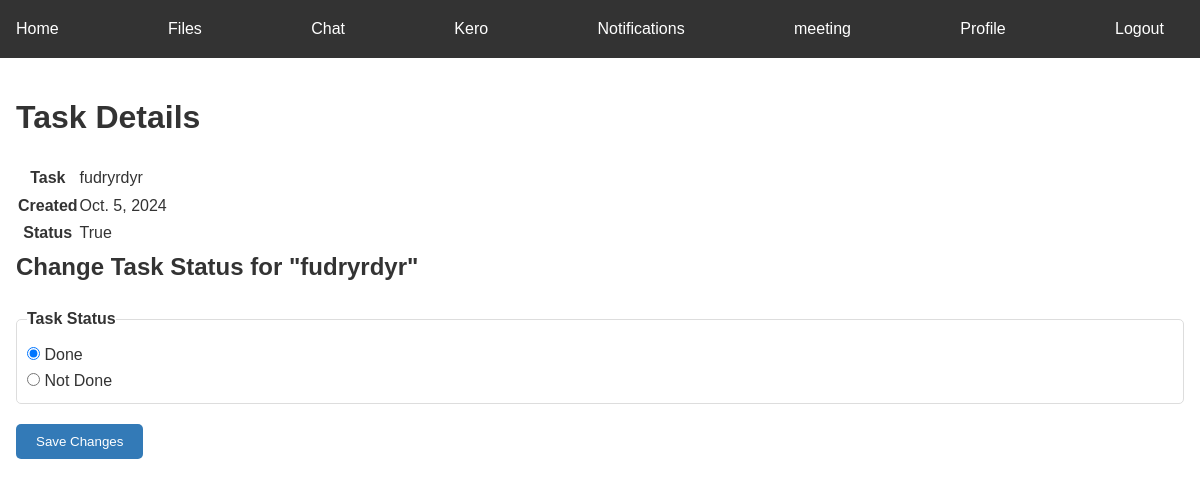
Screenshot of /employess_core/employee_change/62 (signed in) with the database file from the repository.
### shared/models.py (models this page shows, shortened)
class todoemployee(models.Model):
    task=models.CharField(max_length=500)
    date_Created=models.DateField(auto_now=True)
    author=models.ForeignKey(User,on_delete=models.CASCADE,related_name='his_tasks')
    done=models.BooleanField(default=False)
    by_ceo=models.BooleanField(default=False)

### employess_core/views.py (the view)
# urls.py: path('employee_change/<int:pk>',employee_change,name='employee_change'),
def employee_change(request,pk):
    is_employee(request)
    thing=todoemployee.objects.get(id=pk)
    if thing.author != request.user:
        raise PermissionDenied("unauthorized access")
    if request.method == 'POST':
        updatedtask=request.POST.get('new_task')
        thing.task=updatedtask
        thing.save()
        return redirect('employeeindex')
    context={"thing":thing}
    return render(request,'employee_task_detailed.html',context=context)

### helpers.py (called while the page is built)
def is_employee(request):
    if not request.user.is_authenticated:
        raise PermissionDenied("Login & Try Again")
    if request.user.is_ceo:
        raise PermissionDenied("Only employees team members allowed")
    if request.user.is_active != True:
        raise PermissionDenied("user is not active")

### employess_core/templates/employee_task_detailed.html (shortened to what this page needs)
{% load static %}
<!DOCTYPE html>
<html lang="en">
<head>
    <link rel="stylesheet" href="{% static 'style_profile.css' %}">
</head>
<body>
    <header class="header">
        <nav class="navbar">
            <div class="container">
                <ul class="nav-list">
                    {% if request.user.is_authenticated %}
                    <li><a href="{% url 'employeeindex' %}">Home</a></li>
                    <li><a href="{% url 'employee_file_list' %}">Files</a></li>
                    <li><a href="{% url 'user_list' %}">Chat</a></li>
                    <li><a href="{% url 'ai' %}">Kero</a></li>
                    <li><a href="{% url 'notifications' %}">Notifications</a></li>
                    <li><a href="{% url 'videosetup' %}">meeting</a></li>
                    <li><a href="{% url 'employee_profile' %}">Profile</a></li>
                    <li><a href="{% url 'logout' %}">Logout</a></li>
                    {% endif %}
                </ul>
            </div>
        </nav>
    </header>
    <main class="main-content">
        <h1>Task Details</h1>
        <table>
            <tbody>
                <tr>
                    <th>Task</th>
                    <td>{{ thing.task }}</td>
                </tr>
                <tr>
                    <th>Created</th>
                    <td>{{ thing.date_Created }}</td>
                </tr>
                <tr>
                    <th>Status</th>
                    <td>{{ thing.done }}</td>
                </tr>
            </tbody>
        </table>
        <h2>Change Task Status for "{{ thing.task }}"</h2>
        <form action="{% url 'employee_change_task_status' pk=thing.id %}" method="post">
            <fieldset>
                <legend>Task Status</legend>
                <div>
                    <input type="radio" id="done_true" name="done" value="True" {% if thing.done %}checked{% endif %}>
                    <label for="done_true">Done</label>
                </div>
                <div>
                    <input type="radio" id="done_false" name="done" value="False" {% if not thing.done %}checked{% endif %}>
                    <label for="done_false">Not Done</label>
                </div>
            </fieldset>
            <button type="submit" class="btn-primary">Save Changes</button>
        </form>
    </main>
</body>
</html>

### employess_core/templates/employee_task_detailed.html (style rules this page uses)
* { box-sizing: border-box; margin: 0; padding: 0; }
body { font-family: Arial, sans-serif; line-height: 1.6; color: #333; margin: 0; padding: 0; }
.header { background-color: #333; color: #fff; padding: 1rem; position: fixed; top: 0; left: 0; width: 100%; z-index: 1000; }
.navbar { max-width: 1200px; margin: 0 auto; }
.nav-list { list-style: none; margin: 0; padding: 0; display: flex; justify-content: space-between; }
.nav-list li { margin-right: 20px; }
.nav-list a { color: #fff; text-decoration: none; transition: color 0.2s ease; }
.main-content { max-width: 1200px; margin: 60px auto 20px; padding: 2rem 1rem; }
h1, h2, h3 { margin-bottom: 20px; font-weight: bold; }
.btn-primary { background-color: #337ab7; color: #fff; padding: 10px 20px; border: none; border-radius: 5px; cursor: pointer; text-decoration: none; transition: background-color 0.2s ease; }
fieldset { border: 1px solid #ddd; border-radius: 5px; padding: 10px; margin-bottom: 20px; }
legend { font-weight: bold; }

### rows the page displays
todoemployee: task "fudryrdyr", date_Created "Oct. 5, 2024", done "True", done "☑ Done", done "☐ Not Done"
